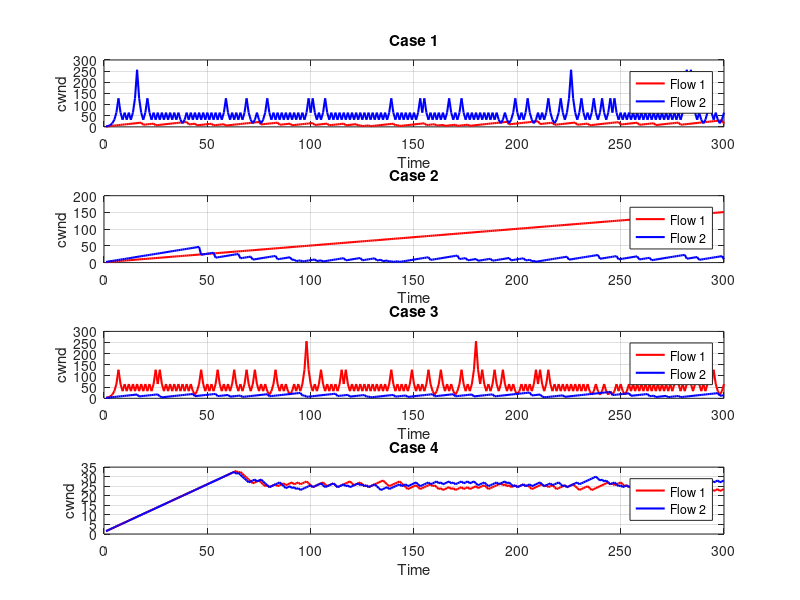

This figure's MATLAB source:
clear;
clc;
close all;

T = 300; % number of time steps
mu = 50; % service rate
K = 100; % buffer size

figure;

for case_id = 1:4

    % initialise congestion window
    cwnd1 = 1;
    cwnd2 = 1;
    q = 0;

    cwnd1_trace = zeros(1, T);
    cwnd2_trace = zeros(1, T);
    q_trace =  zeros(1, T);
    drop_trace = zeros(1, T);

    for t = 1:T

        arrivals1 = max(cwnd1,0);
        arrivals2 = max(cwnd2,0);
        total_arrivals = arrivals1 + arrivals2;

        q = q + total_arrivals;

        served = min(q, mu);
        q = q - served;

        if q > K
            drops = q - K;
            q = K;
        else
            drops = 0;
        end

        % proportional drops
        if total_arrivals > 0
            p1 = arrivals1 / total_arrivals;
            p2 = arrivals2 / total_arrivals;
        else
            p1 = 0;
            p2 = 0;
        end

        loss_event1 = (drops > 0) && (rand < p1);
        loss_event2 = (drops > 0) && (rand < p2);

        %  SWITCH CASE 
        switch case_id

            % Case 1: cwnd1 = AIMD, cwnd2 = MIMD
            case 1
                % cwnd1 AIMD
                if loss_event1
                    cwnd1 = cwnd1 / 2;
                else
                    cwnd1 = cwnd1 + 1;
                end

                % cwnd2 MIMD
                if loss_event2
                    cwnd2 = cwnd2 / 2;
                else
                    cwnd2 = cwnd2 * 2;
                end

            % Case 2: cwnd1 AI (no decrease), cwnd2 AIMD
            case 2
                % cwnd1 additive increase only
                cwnd1 = cwnd1 + 0.5;

                % cwnd2 AIMD
                if loss_event2
                    cwnd2 = cwnd2 / 2;
                else
                    cwnd2 = cwnd2 + 1;
                end

            % Case 3: cwnd1 MIMD, cwnd2 AIMD
            case 3
                % cwnd1 MIMD
                if loss_event1
                    cwnd1 = cwnd1 / 2;
                else
                    cwnd1 = cwnd1 * 2;
                end

                % cwnd2 AIMD
                if loss_event2
                    cwnd2 = cwnd2 / 2;
                else
                    cwnd2 = cwnd2 + 1;
                end
            % Case 4: example given in the report
            case 4
                if loss_event1
                    cwnd1 = max(1, cwnd1 - 1); 
                else
                    cwnd1 = cwnd1 + 0.5; 
                end
            
                if loss_event2
                    cwnd2 = max(1, cwnd2 - 1);
                else
                    cwnd2 = cwnd2 + 0.5;
                end
        end

        cwnd1 = max(1, cwnd1);
        cwnd2 = max(1, cwnd2);

        cwnd1_trace(t) = cwnd1;
        cwnd2_trace(t) = cwnd2;
        q_trace(t) = q;
        drop_trace(t) = drops;

    end

    %  PLOTTING 
    subplot(4,1,case_id);
    plot(cwnd1_trace, 'r', 'LineWidth', 1.5); hold on;
    plot(cwnd2_trace, 'b', 'LineWidth', 1.5);

    xlabel('Time');
    ylabel('cwnd');
    title(['Case ' num2str(case_id)]);
    legend('Flow 1', 'Flow 2');
    grid on;

    disp("Total packets drop: ");
    disp(sum(drop_trace));
    x1 = mean(cwnd1_trace);
    x2 = mean(cwnd2_trace);
    J = ((x1 + x2)^2)/(2*(x1^2 + x2^2));
    disp("Jain fairness index: ");
    disp(J);

end
